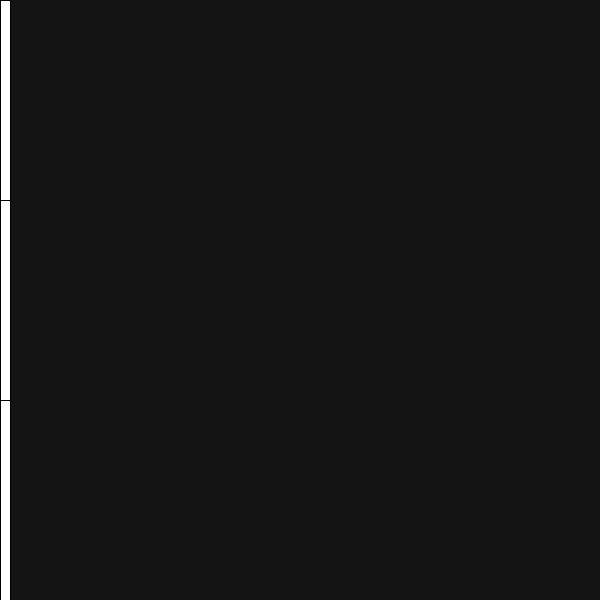
Frame 1 (no input)
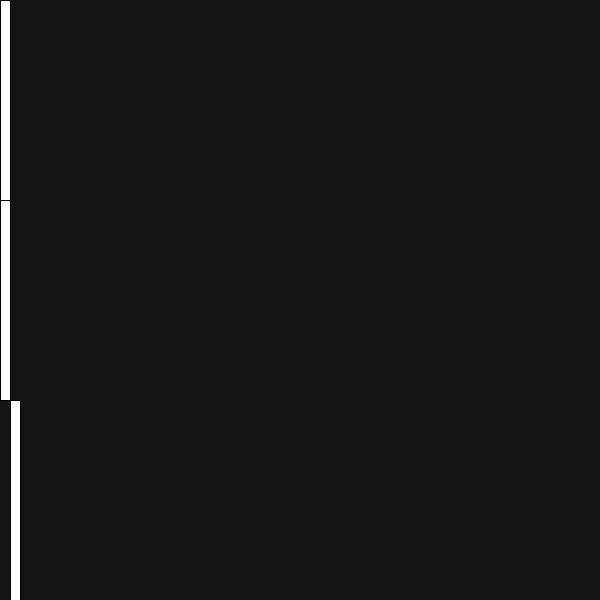
Frame 60 (the mouse pressed at the canvas centre just before this capture)
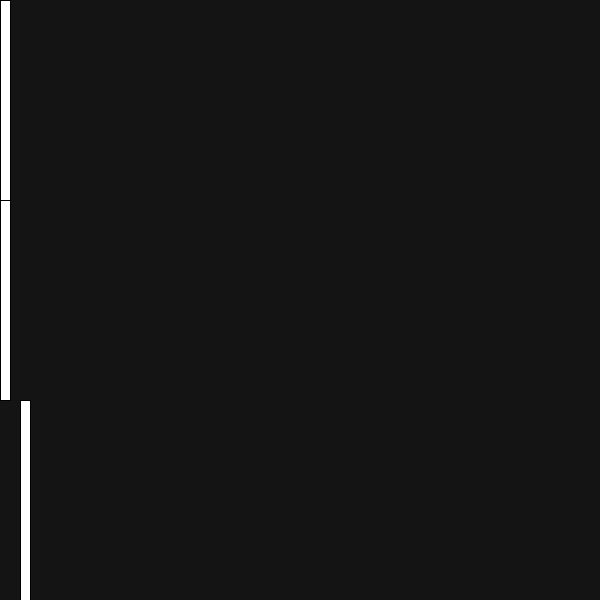
Frame 120 (the mouse held since frame 60 and released just before this capture)

The Processing sketch that drew these frames (run headless with seeded random() and noise(); from frame 60 on, the mouse is pressed at the canvas centre):

// Processing sketch: q9
// ── q9.pde
//this sketch serves as a basic kind of clock 
//visualization, with rectangles moving across 
//the screen to represent the second, minute, 
//and hour hands. this clock has the seconds hands 
//working, but not the minutes and hours. finish 
//the variable assignment in the draw loop to get them
//working.
void setup() {
  size(600, 600);
}

void draw() {
  background(20);
  
  fill(255);
  
  float hourPos = map(frameCount/216000, 0, 60, 0, width);
  rect(hourPos, 0, width/60, 200);
  
  float minutePos = map(frameCount/3600, 0, 60, 0, width);
  rect(minutePos, 200, width/60, 200);
  
  float secondPos = map(frameCount/60, 0, 60, 0, width);
  rect(secondPos, 400, width/60, 600);
}
